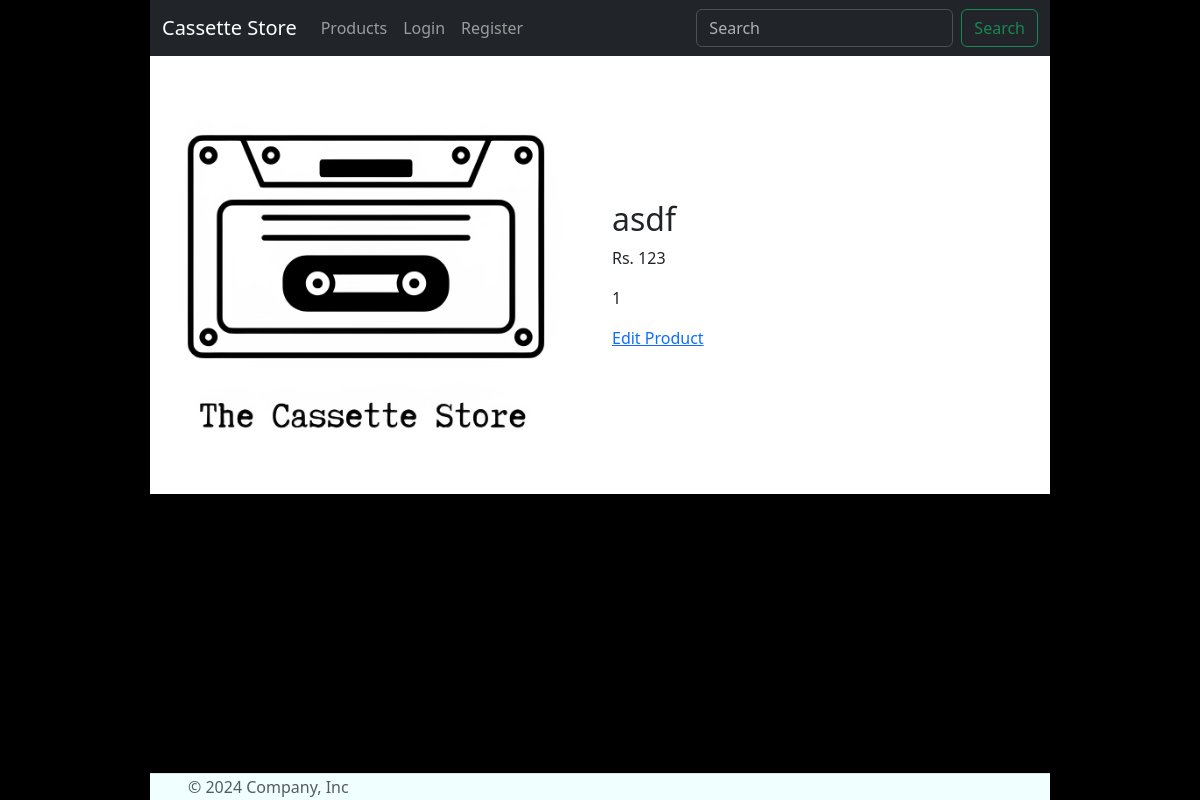
The page /products/1 on the database as committed earlier.
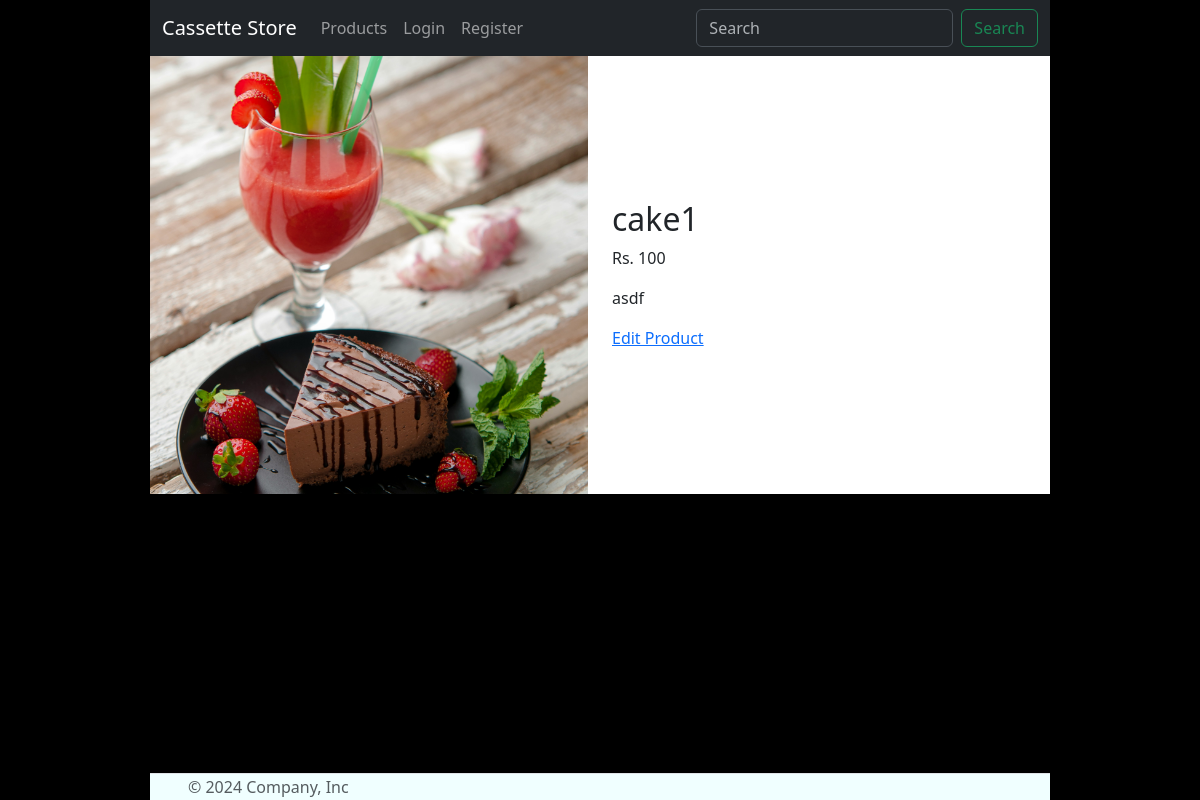
The same page on the database as committed later.
### myapp/models.py (models this page shows, shortened)
class Product(models.Model):
    name = models.CharField(max_length=100) # becomes varchar
    price = models.PositiveIntegerField() # becomes unsigned int
    description = models.TextField() # becomes long or medium text
    stock = models.PositiveIntegerField(default=1)
    created_at =  models.DateTimeField(auto_now_add=True) # stores the curdatetime() in a datetime field
    pic = models.ImageField(upload_to="products/", null = True)

### myapp/views.py (the view)
# urls.py: path('products/<int:id>', views.product_details, name="p_details" ),
def product_details(request, id):
    product = Product.objects.get(id = id)
    context = {
        'product' : product
    }
    template = loader.get_template('prod_details.html')
    return HttpResponse(template.render(context, request))

### myapp/templates/prod_details.html (shortened to what this page needs)
{% extends 'base.html' %}
{% load static %}
{% block content %}
<div class="prod-container">
   <div class="row align-items-center">
     <div class="col-6 prod-img">
      <img src="{{product.pic.url}}" alt="">
     </div>
   <div class="col-6">
      <div>
         <h2>{{product.name}}</h2>
         <p>Rs. {{product.price}}</p>
      </div>
      <div>
         <p class="prod-description">
            {{product.description}}
         </p>
         <a href="{% url 'editProd' product.pk %}">Edit Product</a>
      </div>
   </div>
   </div>
 </div>
{% endblock %}

Rows that differ between the two databases and show on the page:
changed Product "asdf": pic: a different picture; name "asdf" → "cake1"; price "123" → "100"; description "1" → "asdf"
